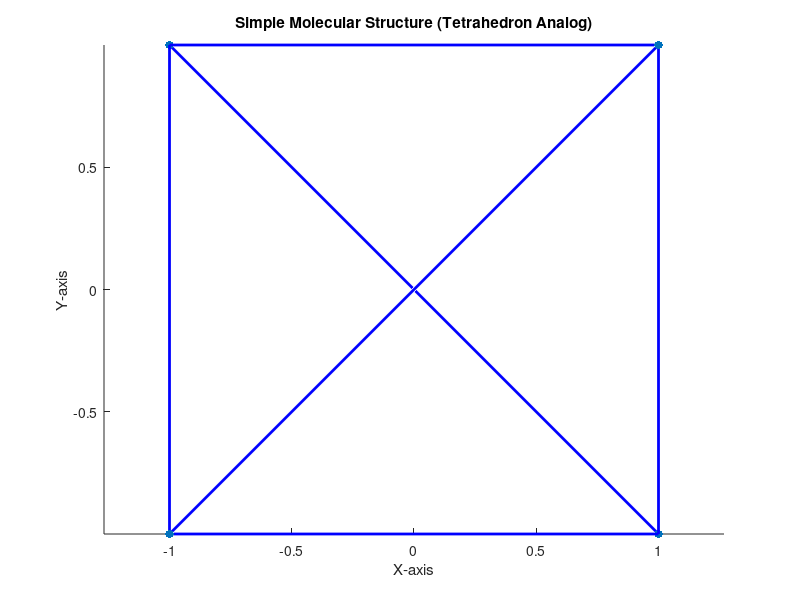

This figure's MATLAB source:
% Define the original 4x4 matrix with k = 0.1
k = 0.1;
A_original = [0, 1+k, 1, 1;
              1+k, 0, 1, 1;
              1, 1, 0, 1-k;
              1, 1, 1-k, 0];

% Adjust k to 0.01 for the first new matrix
k_new1 = 0.01;
A_new1 = [0, 1+k_new1, 1, 1;
          1+k_new1, 0, 1, 1;
          1, 1, 0, 1-k_new1;
          1, 1, 1-k_new1, 0];

% Calculate eigenvalues and eigenvectors for the first new matrix
[eigVecs1, eigVals1] = eig(A_new1);
eigVals1 = diag(eigVals1);

% Display results
disp('Eigenvalues for the first new matrix (k = 0.01):');
disp(eigVals1);

disp('Eigenvectors for the first new matrix (k = 0.01):');
disp(eigVecs1);

% Plot a simple molecular structure (tetrahedron-like)
figure;
hold on;

% Coordinates for vertices of a tetrahedron (CH4 analogy)
vertices = [1, 1, 1;
           -1, -1, 1;
           -1, 1, -1;
            1, -1, -1];

% Plot the vertices as points
scatter3(vertices(:,1), vertices(:,2), vertices(:,3), 'filled', 'r');

% Define the bonds (edges connecting the vertices)
bonds = [1, 2;
         1, 3;
         1, 4;
         2, 3;
         2, 4;
         3, 4];

% Plot the bonds as lines
for i = 1:size(bonds, 1)
    plot3(vertices(bonds(i,:),1), vertices(bonds(i,:),2), vertices(bonds(i,:),3), 'b', 'LineWidth', 2);
end

% Formatting the plot
axis equal;
xlabel('X-axis');
ylabel('Y-axis');
zlabel('Z-axis');
title('Simple Molecular Structure (Tetrahedron Analog)');

hold off;
